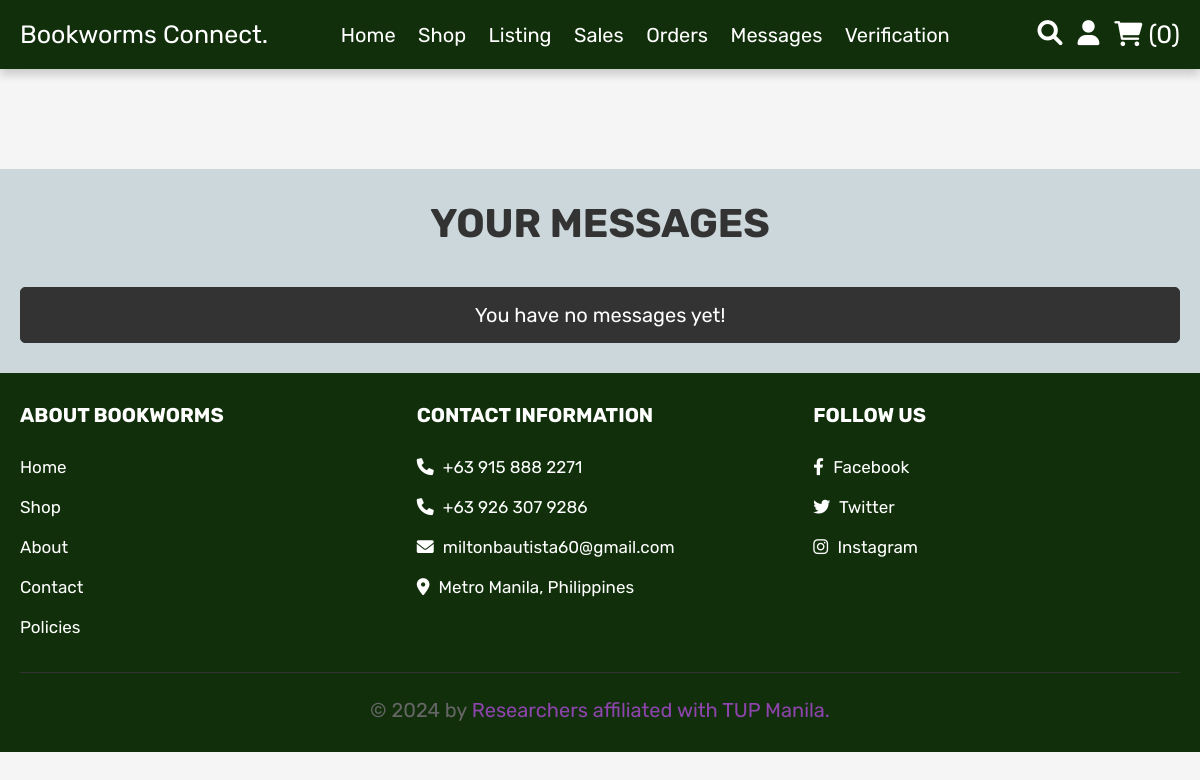
The page /messages.php (signed in) on the database as committed earlier.
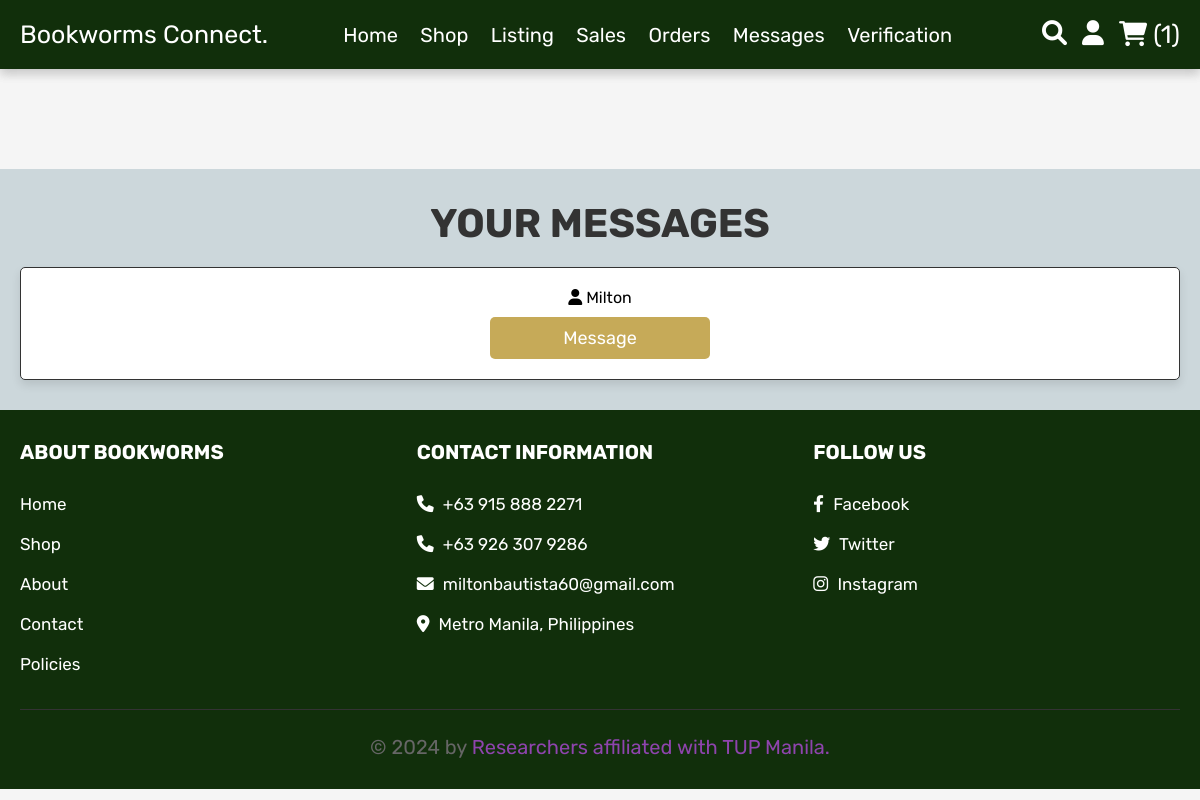
The same page on the database as committed later.
### tables this page shows
CREATE TABLE `messages` (
  `id` int(11) NOT NULL,
  `sender_id` int(11) DEFAULT NULL,
  `receiver_id` int(11) DEFAULT NULL,
  `message` text DEFAULT NULL,
  `timestamp` datetime DEFAULT current_timestamp(),
  `is_read` tinyint(4) DEFAULT 0
);

CREATE TABLE `users` (
  `id` int(100) NOT NULL,
  `name` varchar(100) NOT NULL,
  `email` varchar(100) NOT NULL,
  `password` varchar(100) NOT NULL,
  `user_type` varchar(20) NOT NULL DEFAULT 'user',
  `birthdate` date DEFAULT NULL,
  `bookshop_name` varchar(100) DEFAULT NULL,
  `gender` varchar(10) DEFAULT NULL,
  `contact_no` varchar(20) NOT NULL,
  `bookwishlist1` varchar(100) NOT NULL,
  `bookwishlist2` varchar(100) NOT NULL,
  `image` varchar(255) DEFAULT '',
  `verified` tinyint(1) DEFAULT 0,
  `otp` varchar(10) DEFAULT NULL,
  `otp_expiration` datetime DEFAULT NULL,
  `reset_token` varchar(255) DEFAULT NULL,
  `reset_expiration` datetime DEFAULT NULL
);

### messages.php (the view, shortened to what this page needs)
<?php
include 'config.php';
?>
<!DOCTYPE html>
<html lang="en">
<head>
   <link rel="stylesheet" href="css/admin_style.css">
    <link rel="stylesheet" href="https://cdnjs.cloudflare.com/ajax/libs/font-awesome/6.0.0/css/all.min.css">
<link rel="stylesheet" href="css/style.css">
    <link rel="stylesheet" href="css/style.css">
</head>
<body>
<?php include 'header.php'; ?>
<section style="margin-top:100px" class="messages">
    <h1 class="title">Your Messages</h1>
    <div class="box-container-messages">
        <?php
            $select_messages = mysqli_query($conn,
            "SELECT m1.*
            FROM messages m1
            INNER JOIN (
                SELECT
                    CASE WHEN sender_id = '$user_id' THEN receiver_id ELSE sender_id END AS other_user_id,
                    MAX(timestamp) AS latest_timestamp
                FROM messages
                WHERE sender_id = '$user_id' OR receiver_id = '$user_id'
                GROUP BY other_user_id
            ) m2 ON (
                (m1.sender_id = '$user_id' AND m1.receiver_id = m2.other_user_id) OR
                (m1.receiver_id = '$user_id' AND m1.sender_id = m2.other_user_id)
            ) AND m1.timestamp = m2.latest_timestamp
            ORDER BY timestamp DESC");
            if (mysqli_num_rows($select_messages) > 0) {
                while ($fetch_messages = mysqli_fetch_assoc($select_messages)) {
                    $user_to_chat_with = ($fetch_messages['sender_id'] == $user_id) ? $fetch_messages['receiver_id'] : $fetch_messages['sender_id'];
                    $select_user = mysqli_query($conn, "SELECT * FROM `users` WHERE id = '$user_to_chat_with'") or die('query failed');
                    $fetch_user = mysqli_fetch_assoc($select_user);
        ?>
        <div class="box-user">
            <p> <i class="fas fa-user"></i> <span><?php echo $fetch_user['name']; ?></span> </p>
            <a href="chat.php?user_id=<?php echo $fetch_user['id']; ?>" class="btn">Message</a>
        </div>
        <?php
                }
            } else {
                echo "<p class='empty'>You have no messages yet!</p>";
            }
        ?>
    </div>
</section>
<?php include 'footer.php'; ?>
</body>
</html>

### header.php (shortened to what this page needs)
<link rel="stylesheet" href="./css/style.css">
<header class="header">
   <div class="header-2">
      <div class="flex">
         <a href="home.php" class="logo">Bookworms Connect.</a>
         <nav class="navbar">
         <a href="home.php"class="button-34" id="special-color">Home</a>
            <a href="shop.php"class="button-34" id="special-color">Shop</a>
            <a href="user_products.php"class="button-34" id="special-color">Listing</a>
            <a href="user_orders.php"class="button-34" id="special-color">Sales</a>
            <a href="orders.php"class="button-34" id="special-color">Orders</a>
            <a href="messages.php"class="button-34" id="special-color">Messages</a>
            <a href="verify_user.php"class="button-34" id="special-color">Verification</a>
         </nav>
         <div class="icons" style="display:flex; margin:0;">
            <a href="search_page.php" class="fas fa-search"></a>
            <div id="user-btn" class="fas fa-user"></div>
            <?php
            function render_cart($user_id) {
               global $conn;
               $select_cart_number = mysqli_query($conn, "SELECT * FROM `cart` WHERE user_id = '$user_id'") or die('query failed');
               $cart_rows_number = mysqli_num_rows($select_cart_number);
               return $cart_rows_number;
           }
            ?>
          <div class="icons" style="display:flex; margin:0;">
               <?php
                     if (isset($_SESSION['user_id'])) {
                        $user_id = $_SESSION['user_id'];
                        $cart_rows_number = render_cart($user_id);
               ?>
               <a href="cart.php"> <i class="fas fa-shopping-cart"></i> <span>(<?php echo $cart_rows_number; ?>)</span> </a>
               <?php } ?>
               </div>
         </div>
      </div>
   </div>
</header>

Rows that differ between the two databases and show on the page:
added messages: users.name "Milton"
Other text that changed with them:
$cart_rows_number: "0" → "1"
text no longer shown: "You have no messages yet!"
